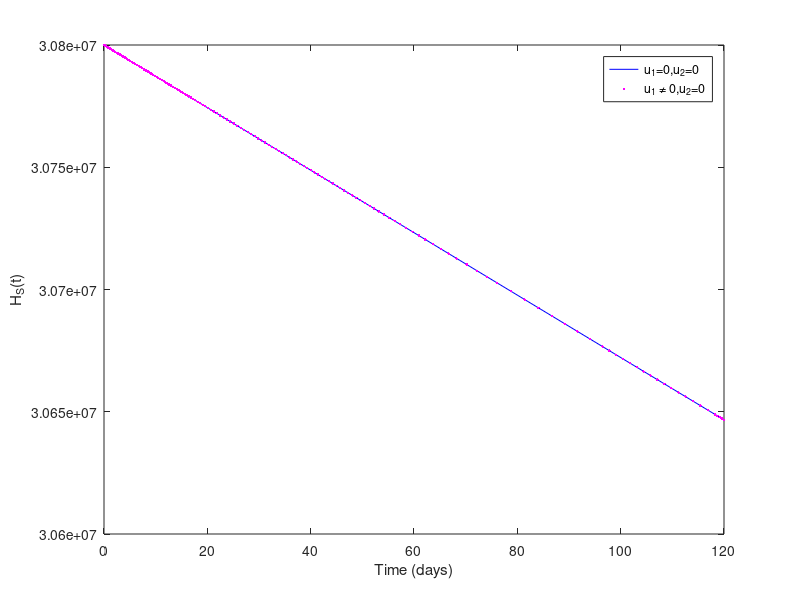
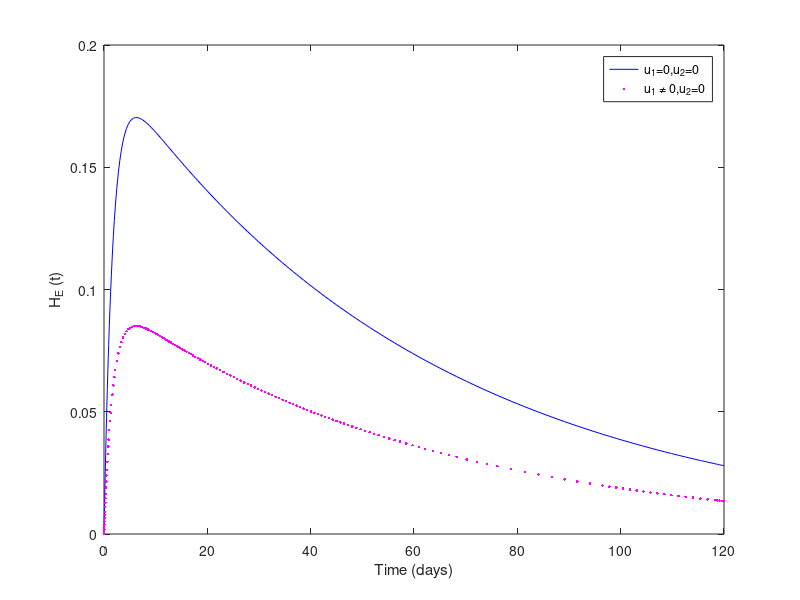
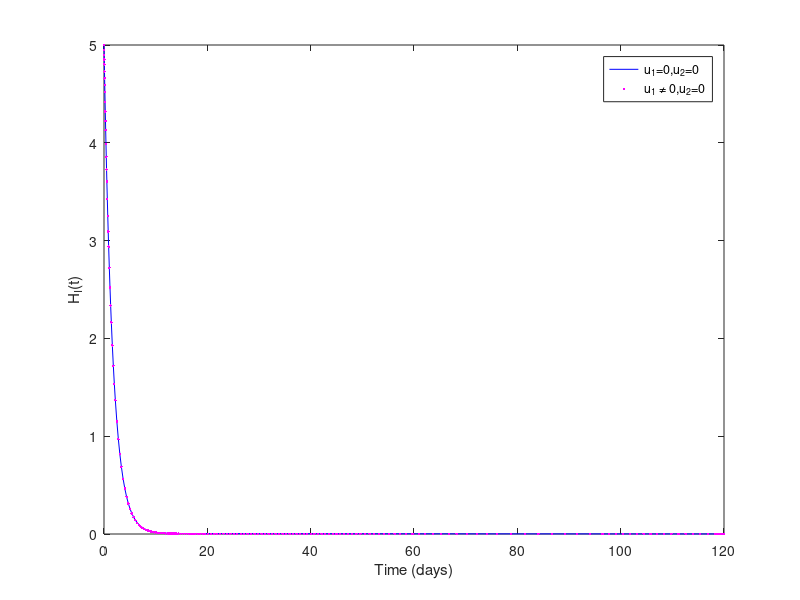
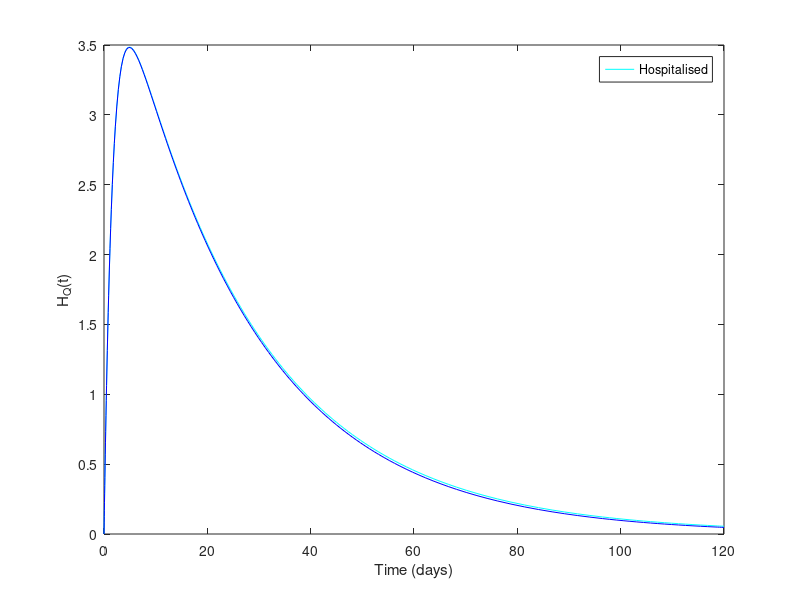

Reproduce these figures in MATLAB, in order.
function [t,S,E,I,C,D,R,S1,E1,I1,C1,D1,R1,S4,E4,I4,C4,D4,R4]=MONKEYPOX_MODEL(neta,omega,gamma,beta,mu,delta,alpha,rho,N,u,u3,S0,E0,I0,C0,D0,R0,S10,E10,I10,C10,D10,R10,S40,E40,I40,C40,D40,R40,MaxTime)

% It is the Covid-19 model.
if nargin==0
    neta=0.016744;
    omega=29.08;
    beta=0.022325;
    mu=0.00004252912;
    rho=0.036246;
    alpha=0.5;
    delta=0.003286;
    gamma=0.088366;
    
    u=0.5;
    u3=0.3;
    
    
     
   S0=30799995;
    E0=0;
    I0=5;
    C0=0;
    D0=0.0;
    R0=0.0;
    
    S10=30799995;
    E10=0;
    I10=5;
    C10=0;
    D10=0.0;
    R10=0.0;
    
     S40=30799995;
    E40=0;
    I40=5;
    C40=0;
    D40=0.0;
    R40=0.0;
    
    
    R01=(((beta*neta)./((gamma+alpha+mu+delta)*(neta+mu))))^(0.5)
   B=((0.5)*((beta*neta)./((gamma+alpha+mu+delta)*(neta+mu)))^(-0.5)).*((neta)./((gamma+alpha+mu+delta)*(neta+mu)));
   B1=((0.5)*((beta*neta)./((gamma+alpha+mu+delta)*(neta+mu)))^(-0.5))*(((neta+mu)*(gamma+delta+mu+alpha)*beta-neta*beta*(gamma+alpha+mu+delta))./((gamma+alpha+mu+delta)*(neta+mu))^2);
    B2=((0.5)*((beta*neta)./((gamma+alpha+mu+delta)*(neta+mu)))^(-0.5))*(((-beta*neta)*(neta+mu))./((gamma+alpha+mu+delta)*(neta+mu))^2);
    B3=((0.5)*((beta*neta)./((gamma+alpha+mu+delta)*(neta+mu)))^(-0.5))*(((-beta*neta)*(gamma+alpha+delta+2*mu))./((gamma+alpha+mu+delta)*(neta+mu))^2); 
   T1=B*(beta./R01)
   T2=B1*(neta./R01)
   T3=B2*(gamma./R01)
   T4=B2*(alpha./R01)
   T5=B2*(delta./R01)
   T6=B3*(mu./R01) 
    MaxTime=120;
    
  
end

S=S0;E=E0;I=I0;C=C0;D=D0;R=R0;S1=S10;E1=E10;I1=I10;C1=C10;D1=D10;R1=R10;
S4=S40;E4=E40;I4=I40;C4=C40;D4=D40;R4=R40;
N=S+E+I+C+D+R;
% The main iteration
options=odeset('RelTol',1e-3);
[t,pop]=ode45(@Diff_2_6,[0 MaxTime],[S E I C D R S1 E1 I1 C1 D1 R1 S4 E4 I4 C4 D4 R4],options,[neta omega gamma beta mu delta rho alpha N u u3]);

S=pop(:,1);E=pop(:,2);I=pop(:,3);C=pop(:,4);D=pop(:,5);R=pop(:,6);S1=pop(:,7);E1=pop(:,8);I1=pop(:,9);C1=pop(:,10);D1=pop(:,11);R1=pop(:,12);
S4=pop(:,13);E4=pop(:,14);I4=pop(:,15);C4=pop(:,16);D4=pop(:,17);R4=pop(:,18);
 % plots the graphs with scaled colours
 figure(1)
r=plot(t,S,'-b',t,S1,'.m');
legend(r,'u_1=0,u_2=0','u_1 \neq 0,u_2=0')
xlabel 'Time (days)'
ylabel 'H_S(t)'

figure(2)
V=plot(t,E,'-b',t,E1,'.m');
legend(V,'u_1=0,u_2=0','u_1 \neq 0,u_2=0')
xlabel 'Time (days)'
ylabel 'H_E (t)'

figure(3)
k=plot(t,I,'-b',t,I1,'.m');
legend(k,'u_1=0,u_2=0','u_1 \neq 0,u_2=0')
xlabel 'Time (days)'
ylabel 'H_I(t)'

figure(4)
c=plot(t,C,'-c',t,C1,'-b');
legend(c,'Hospitalised')
xlabel 'Time (days)'
ylabel 'H_Q(t)'

figure(6)
Z=plot(t,R,'-b',t,R1,'.m');
legend(Z,'u_1=0,u_2=0','u_1 \neq 0,u_2=0')
xlabel 'Time (days)'
ylabel 'H_R(t)'

figure(7)
z=plot(t,D,'-b',t,D1,'.m');
legend(z,'u_1=0,u_2=0','u_1 \neq 0,u_2=0')
xlabel 'Time (days)'
ylabel 'D(t)'

 figure(8)
L=plot(t,S,'-b',t,S4,'-c');
legend(L,'u_1=0,u_2=0','u_2 \neq 0,u_1=0')
xlabel 'Time (days)'
ylabel 'H_S(t)'

figure(9)
l=plot(t,E,'-b',t,E4,'-c');
legend(l,'u_1=0,u_2=0','u_2 \neq 0,u_1=0')
xlabel 'Time (days)'
ylabel 'H_E (t)'

figure(10)
K=plot(t,I,'-b',t,I4,'.c');
legend(K,'u_1=0,u_2=0','u_2 \neq 0,u_1=0')
xlabel 'Time (days)'
ylabel 'H_I(t)'

figure(11)
w=plot(t,C,'-b',t,C4,'.c');
legend(w,'u_1=0,u_2=0','u_2 \neq 0,u_1=0')
xlabel 'Time (days)'
ylabel 'H_Q(t)'



figure(12)
W=plot(t,R,'-b',t,R4,'-c');
legend(W,'u_1=0,u_2=0','u_2 \neq 0,u_1=0')
xlabel 'Time (days)'
ylabel 'H_R(t)'

figure(13)
P=plot(t,D,'-b',t,D4,'-c');
legend(P,'u_1=0,u_2=0','u_2 \neq 0,u_1=0')
xlabel 'Time (days)'
ylabel 'D(t)'

 figure(14)
Y=plot(t,S,'.b',t,S1,'-m',t,S4,'-c');
legend(Y,'u_1=0,u_2=0','u_1 \neq 0,u_2=0','u_2 \neq 0,u_1=0')
xlabel 'Time (days)'
ylabel 'H_S(t)'

figure(15)
T=plot(t,E,'.b',t,E1,'-m',t,E4,'-c');
legend(T,'u_1=0,u_2=0','u_1 \neq 0,u_2=0','u_2 \neq 0,u_1=0')
xlabel 'Time (days)'
ylabel 'H_E (t)'

figure(16)
f=plot(t,I,'.b',t,I1,'-m',t,I4,'-c');
legend(f,'u_1=0,u_2=0','u_1 \neq 0,u_2=0','u_2 \neq 0,u_1=0')
xlabel 'Time (days)'
ylabel 'H_I(t)'

figure(17)
C=plot(t,C,'.b',t,C1,'-m',t,C4,'-c');
legend(C,'u_1=0,u_2=0','u_1 \neq 0,u_2=0','u_2 \neq 0,u_1=0')
xlabel 'Time (days)'
ylabel 'H_Q(t)'



figure(18)
h=plot(t,R,'.b',t,R1,'-m',t,R4,'-c');
legend(h,'u_1=0,u_2=0','u_1 \neq 0,u_2=0','u_2 \neq 0,u_1=0')
xlabel 'Time (days)'
ylabel 'H_R(t)'

figure(19)
H=plot(t,D,'.b',t,D1,'-m',t,D4,'-k');
legend(H,'u_1=0,u_2=0','u_1 \neq 0,u_2=0','u_2 \neq 0,u_1=0')
xlabel 'Time (days)'
ylabel 'D(t)'


% calculates the differential rates used in the integration.
function dpop=Diff_2_6(t,pop, parameter)
neta=parameter(1);omega=parameter(2);gamma=parameter(3);beta=parameter(4);mu=parameter(5);
delta=parameter(6);rho=parameter(7);alpha=parameter(8);N=parameter(9);u=parameter(10);
u3=parameter(11);
S=pop(1);E=pop(2);I=pop(3);C=pop(4);D=pop(5);R=pop(6);S1=pop(7);E1=pop(8);I1=pop(9);
C1=pop(10);D1=pop(11);R1=pop(12);S4=pop(13);E4=pop(14);I4=pop(15);C4=pop(16);D4=pop(17);R4=pop(18);
dpop=zeros(18,1);
dpop(1)=omega-(beta*I*S)./(N)-mu*S;
dpop(2)=(beta*(I)*S)./(N)-(neta+mu)*E;
dpop(3)=neta*E-(gamma+mu+delta+alpha).*I;
dpop(4)=alpha.*I-(rho+mu+delta).*C;
dpop(5)=delta*(I+C);
dpop(6)=rho*C+gamma*I-mu*R;
dpop(7)=omega-(1-u).*((beta*I1*S1)./(N))-mu*S1;
dpop(8)=(1-u).*((beta*I1*S1)./(N))-(neta+mu)*E1;
dpop(9)=neta*E1-(gamma+mu+delta+alpha).*I1;
dpop(10)=alpha*I1-(rho+mu+delta).*C1;
dpop(11)=delta*(I1+C1);
dpop(12)=rho*C1+gamma*I1-mu*R1;


dpop(13)=omega-((beta*I4*S4)./(N))-(mu+u3)*S4;
dpop(14)=((beta*I4*S4)./(N))-(neta+mu)*E4;
dpop(15)=neta*E4-(gamma+mu+delta+alpha).*I4;
dpop(16)=alpha*I4-(rho+mu+delta).*C4;
dpop(17)=delta*(I4+C4);
dpop(18)=rho*C4+gamma*I4-mu*R4+u3*S4;

